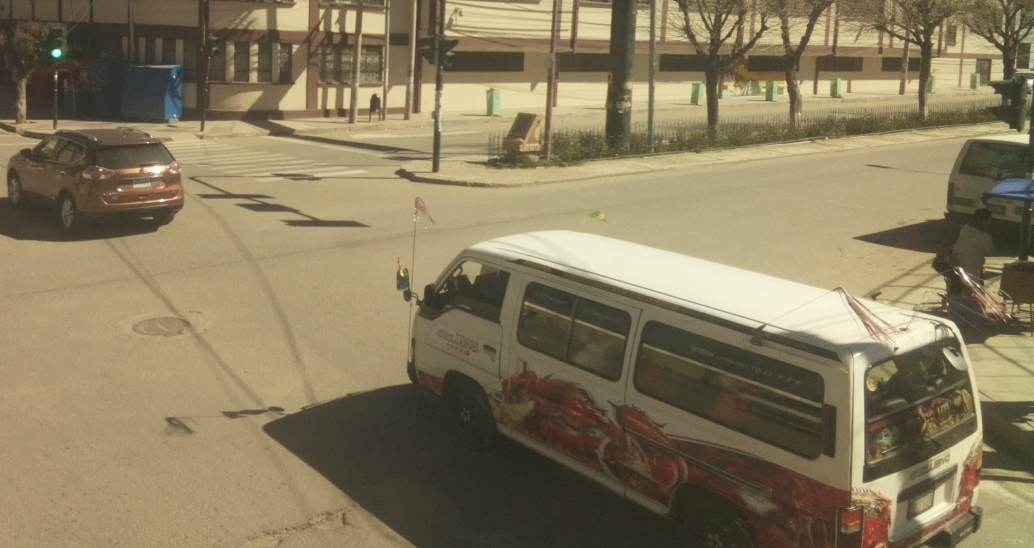
#> input picture image.jpg, 2068 x 1096 px (shown at 1/2 size)
$ python main.py 3 image.jpg
#> lines starting #> are read from the running program, lines starting #| are printed output that depends on the picture; long printed decimals are rounded
""""
Este programa sirve para re pintar una imagen
"""


import os
import sys
import cv2
import numpy as np

# k means classification
K = int(sys.argv[1])
inputName = sys.argv[2]
img = cv2.imread(inputName)
#> img is the input picture: shape (1096, 2068, 3); mean B, G, R 93.4, 122.7, 135
imgCL = np.float32(img.reshape((-1,3)))
criteria=(cv2.TERM_CRITERIA_EPS+cv2.TERM_CRITERIA_MAX_ITER,15,1.0)

print(K,None,criteria,10,cv2.KMEANS_RANDOM_CENTERS)
ret,lab,center = cv2.kmeans(imgCL,K,None,criteria,10,cv2.KMEANS_RANDOM_CENTERS)
#> ret = 2.26e+09; center = [[54.01, 71.43, 79.96], [175, 213.8, 222.9], [116.3, 155.3, 172.2]]

print('Accuracy: ',ret)
#| Accuracy:  2260573135.802

center = np.uint8(center)
#> center = [[54, 71, 79], [175, 213, 222], [116, 155, 172]]
res=center[lab.flatten()]

# Se incremento el tamaño de la imagen

res2 = res.reshape((img.shape))
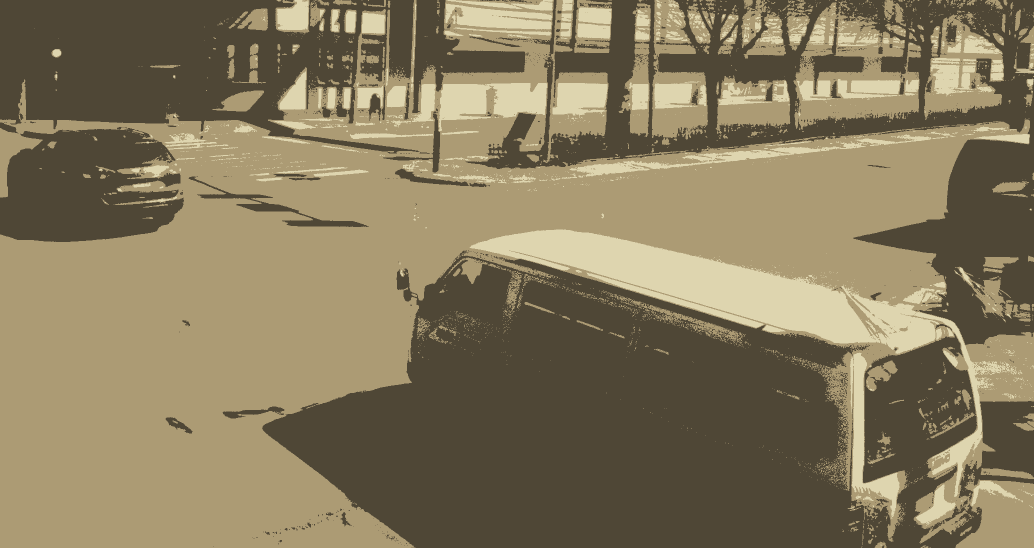
#> res2: shape (1096, 2068, 3) (shown at 1/2 size); mean B, G, R 93.2, 122.2, 134.5
res3 = cv2.resize(res2,(640,480))
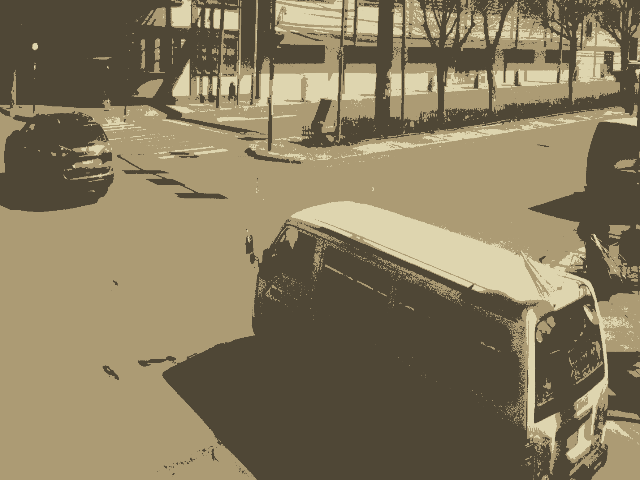
#> res3: shape (480, 640, 3); mean B, G, R 93.2, 122.2, 134.5
# Mostramos la imagen:
cv2.imshow('Output',res3)

cv2.waitKey()
